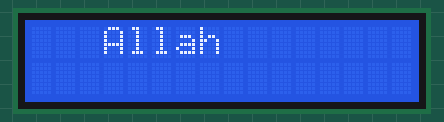
Recording of a sketch running on a simulated Arduino Uno, built with avr-gcc and run on an emulated ATmega328P. On the bench: 16×2 character LCD. What the sketch prints to the serial monitor is not drawn.

Above: at 0.1 s.
At 15.1 s:
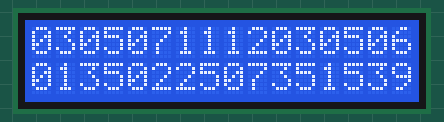
At 30.1 s:
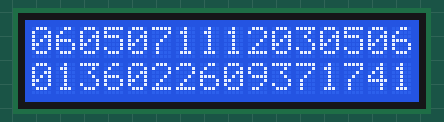
At 60.2 s:
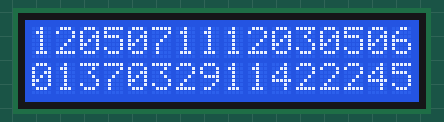
At 90.2 s:
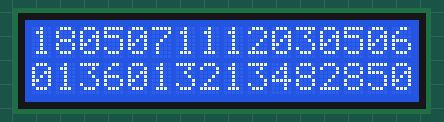
At 125.3 s:
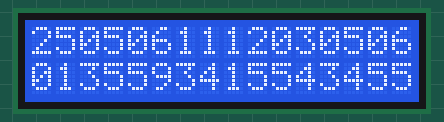

The sketch:

MasjidClock.ino
```cpp
// Display prayer times on 16x2 line LCD HD44780U
// All times are saved in ROM. These can be edited using acompanying excel file
// F\projects\MasjidClock.ino

#include <LiquidCrystal.h>
const int rs = 12, en = 11, d4 = 5, d5 = 4, d6 = 3, d7 = 2;
// 1    2    3   4   5   6  7   8   9   10  11  12  13  14
// Vss  Vdd  Vo  RS  RW' E  D0  D1  D2  D3  D4  D5  D6  D7
int day;
int month;
uint8_t fajar2dayMin;
uint8_t fajar2dayHr;
uint8_t sunrise2dayHr;
uint8_t sunrise2dayMin;
unsigned char zawal2dayHr;
unsigned char zawal2dayMin;
unsigned char zohar2dayHr;
unsigned char zohar2dayMin;
unsigned char asar2dayHr;
unsigned char asar2dayMin;
unsigned char maghrab2dayHr;
unsigned char maghrab2dayMin;
unsigned char isha2dayHr;
unsigned char isha2dayMin;

const uint8_t fajar[] PROGMEM  = {0, 163, 163, 163, 163, 164, 164, 164, 164, 164, 164, 164, 165, 165, 165, 165, 164, 164, 164, 164, 164, 164, 164, 163, 163, 163, 162, 162, 162, 161, 161, 160, 0 , 160, 159, 159, 158, 158, 157, 156, 156, 155, 155, 154, 153, 152, 151, 150, 150, 149, 148, 147, 146, 145, 144, 143, 142, 141, 140, 139, 138, 0 , 0 , 0 , 0 , 137, 136, 135, 134, 132, 131, 130, 129, 128, 123, 121, 120, 119, 117, 116, 115, 114, 112, 111, 109, 108, 107, 106, 104, 103, 101, 100, 99, 97, 96, 94, 0 , 93, 92, 90, 89, 88, 86, 85, 83, 82, 80, 79, 78, 76, 75, 73, 72, 71, 69, 68, 67, 65, 64, 59, 58, 56, 55, 54, 52, 51, 49, 0 , 0 , 48, 47, 46, 45, 44, 43, 42, 41, 40, 39, 36, 35, 34, 33, 32, 31, 30, 29, 29, 29, 29, 28, 27, 26, 25, 24, 23, 23, 22, 21, 21, 0 , 21, 20, 20, 19, 19, 19, 19, 18, 18, 18, 18, 18, 17, 17, 18, 17, 18, 18, 18, 18, 18, 18, 19, 19, 19, 20, 20, 20, 21, 21, 0 , 0 , 22, 22, 23, 23, 24, 25, 25, 26, 27, 28, 28, 29, 30, 30, 32, 32, 33, 34, 35, 36, 36, 37, 38, 39, 40, 41, 42, 43, 44, 44, 45, 0 , 47, 48, 48, 50, 50, 51, 52, 53, 54, 55, 56, 57, 58, 59, 64, 65, 65, 66, 67, 68, 69, 70, 71, 72, 72, 73, 74, 75, 76, 77, 77, 0 , 78, 79, 80, 81, 82, 82, 83, 84, 85, 85, 85, 87, 87, 88, 89, 89, 90, 91, 91, 92, 94, 93, 94, 96, 95, 96, 98, 97, 98, 100, 0 , 0 , 99, 100, 102, 101, 102, 104, 103, 104, 105, 106, 105, 107, 108, 108, 108, 109, 110, 111, 111, 111, 112, 113, 114, 115, 114, 115, 116, 117, 118, 119, 119, 0 , 120, 121, 122, 123, 123, 128, 128, 129, 130, 130, 131, 131, 132, 134, 135, 135, 135, 136, 136, 138, 139, 139, 139, 141, 141, 142, 144, 144, 144, 146, 0 , 0,  0, 146, 146, 148, 148, 148, 150, 149, 151, 151, 153, 152, 152, 154, 154, 155, 155, 156, 156, 158, 157, 158, 159, 159, 160, 160, 161, 161, 161, 162, 162, 162,};
const uint8_t sunrise[] PROGMEM  = {0, 194, 194, 194, 194, 194, 194, 195, 195, 195, 194, 194, 195, 194, 194, 194, 194, 194, 193, 193, 193, 193, 192, 192, 187, 187, 187, 186, 186, 185, 184, 184, 0 ,  183, 183, 182, 181, 181, 180, 179, 178, 177, 177, 176, 175, 174, 173, 172, 171, 170, 170, 169, 167, 166, 166, 164, 163, 162, 161, 160, 159, 0 , 0 , 0 , 0 , 158, 157, 155, 154, 153, 152, 151, 150, 148, 147, 146, 145, 143, 142, 141, 140, 139, 137, 136, 135, 133, 132, 131, 130, 128, 123, 122, 120, 119, 118, 117, 0 , 115, 114, 113, 112, 111, 109, 108, 107, 106, 104, 103, 102, 101, 100, 98, 97, 96, 95, 94, 93, 92, 91, 89, 89, 87, 86, 85, 84, 83, 82, 0 , 0 , 81, 80, 79, 79, 78, 77, 77, 76, 75, 74, 72, 71, 71, 70, 69, 69, 68, 67, 67, 68, 67, 67, 66, 65, 65, 64, 64, 59, 58, 58, 58, 0 , 58, 58, 58, 57, 57, 57, 57, 57, 57, 57, 57, 57, 56, 57, 57, 57, 57, 57, 57, 57, 57, 58, 58, 58, 59, 59, 59, 59, 64, 64, 0 , 0 , 65, 65, 66, 66, 66, 67, 67, 68, 68, 69, 70, 70, 71, 71, 72, 72, 73, 73, 74, 75, 75, 76, 76, 77, 78, 79, 79, 80, 81, 81, 82, 0 , 82, 83, 84, 85, 85, 86, 86, 87, 88, 88, 89, 90, 90, 91, 92, 92, 93, 93, 94, 95, 95, 96, 97, 97, 98, 99, 99, 100, 100, 101, 102, 0 , 102, 103, 104, 104, 105, 105, 106, 107, 107, 108, 108, 109, 109, 110, 111, 111, 112, 113, 112, 114, 115, 114, 116, 117, 116, 117, 119, 118, 119, 121, 0 , 0 , 120, 121, 122, 122, 123, 128, 128, 129, 130, 131, 130, 132, 133, 133, 133, 134, 136, 136, 136, 137, 138, 139, 140, 141, 140, 141, 142, 143, 144, 145, 146, 0 , 146, 148, 149, 149, 150, 151, 151, 152, 153, 154, 154, 155, 156, 158, 159, 159, 160, 160, 161, 163, 163, 164, 164, 166, 167, 167, 169, 170, 169, 172, 0 , 0, 172, 172, 174, 174, 174, 176, 176, 178, 178, 179, 179, 179, 181, 180, 182, 182, 183, 183, 185, 184, 185, 186, 186, 187, 187, 192, 192, 192, 193, 193, 193,};
const unsigned char zawal[] PROGMEM = {0, 24, 24, 25, 25, 26, 26, 27, 27, 28, 28, 29, 29, 29, 30, 31, 31, 31, 32, 32, 32, 33, 33, 33, 34, 34, 34, 35, 35, 35, 36, 35, 0 , 36, 36, 36, 36, 37, 37, 37, 37, 37, 37, 37, 37, 37, 37, 37, 37, 37, 37, 37, 37, 37, 37, 37, 37, 37, 37, 36, 36, 0 , 0 , 0 , 0 , 36, 36, 36, 36, 35, 35, 35, 35, 35, 34, 34, 34, 34, 33, 33, 32, 32, 32, 32, 31, 31, 31, 30, 30, 30, 29, 29, 29, 28, 28, 27, 0 , 27, 27, 26, 26, 26, 25, 25, 24, 24, 23, 23, 23, 22, 22, 22, 21, 21, 20, 20, 20, 19, 19, 19, 19, 18, 18, 18, 17, 17, 16, 0 , 0 , 16, 16, 16, 16, 16, 16, 15, 15, 15, 15, 14, 14, 13, 13, 13, 13, 13, 13, 13, 14, 14, 13, 13, 13, 13, 13, 12, 13, 13, 12, 13, 0 , 13, 13, 13, 13, 13, 13, 14, 13, 13, 14, 14, 14, 14, 14, 15, 14, 15, 15, 15, 15, 16, 16, 16, 16, 16, 17, 17, 17, 18, 17, 0 , 0 , 18, 18, 18, 19, 19, 19, 19, 20, 20, 21, 20, 21, 21, 21, 22, 22, 22, 22, 22, 23, 22, 23, 23, 23, 23, 24, 24, 24, 24, 24, 24, 0 , 24, 25, 24, 25, 24, 24, 25, 24, 25, 25, 25, 25, 25, 25, 25, 25, 24, 25, 24, 24, 24, 24, 24, 24, 23, 23, 23, 23, 23, 23, 22, 0 , 22, 22, 22, 22, 21, 21, 21, 21, 20, 20, 19, 20, 19, 19, 19, 18, 18, 18, 17, 17, 17, 16, 16, 16, 15, 14, 15, 14, 14, 14, 0 , 0 , 13, 13, 13, 12, 12, 12, 11, 11, 11, 11, 10, 10, 10, 10, 9, 9, 9, 9, 8, 8, 8, 8, 8, 8, 7, 7, 7, 7, 7, 7, 6, 0 , 7, 6, 6, 7, 6, 6, 6, 6, 6, 6, 6, 6, 6, 7, 7, 7, 6, 7, 7, 7, 8, 7, 7, 8, 8, 8, 9, 9, 9, 10, 0 , 0 , 10, 10, 11, 11, 11, 12, 12, 13, 13, 14, 14, 14, 15, 15, 15, 15, 16, 16, 18, 17, 18, 19, 19, 20, 20, 21, 21, 22, 22, 23, 23};
const unsigned char zohar[] PROGMEM  = {0, 70, 71, 71, 72, 72, 73, 74, 74, 74, 74, 75, 75, 76, 76, 76, 77, 77, 77, 78, 78, 78, 79, 79, 79, 79, 80, 80, 80, 80, 80, 81, 0 , 81, 81, 81, 81, 81, 81, 81, 81, 81, 82, 82, 82, 82, 82, 81, 81, 81, 81, 81, 81, 81, 81, 81, 81, 80, 80, 80, 80, 0 , 0 , 0 , 0 , 80, 80, 79, 79, 79, 79, 79, 78, 78, 78, 78, 77, 77, 77, 76, 76, 76, 76, 75, 75, 75, 74, 74, 74, 73, 73, 73, 73, 72, 72, 72, 0 , 71, 71, 71, 70, 70, 70, 70, 69, 69, 69, 68, 68, 68, 68, 67, 67, 67, 67, 66, 66, 66, 66, 66, 65, 65, 65, 65, 65, 65, 64, 0 , 0 , 64, 64, 64, 64, 64, 64, 64, 64, 64, 64, 59, 59, 59, 59, 59, 59, 59, 59, 59, 64, 64, 64, 64, 64, 64, 64, 64, 64, 64, 64, 65, 0 , 65, 65, 65, 65, 65, 65, 66, 66, 66, 66, 66, 67, 67, 67, 67, 67, 68, 68, 68, 68, 69, 69, 69, 69, 69, 70, 70, 70, 70, 70, 0 , 0 , 71, 71, 71, 71, 71, 72, 72, 72, 72, 72, 72, 72, 73, 73, 73, 73, 73, 73, 73, 73, 73, 73, 73, 73, 73, 74, 74, 74, 73, 73, 73, 0 , 73, 73, 73, 73, 73, 73, 73, 73, 73, 73, 72, 72, 72, 72, 72, 72, 71, 71, 71, 71, 70, 70, 70, 70, 69, 69, 69, 69, 68, 68, 68, 0 , 67, 67, 67, 66, 66, 66, 65, 65, 65, 64, 64, 64, 59, 59, 59, 58, 58, 58, 57, 57, 57, 56, 56, 55, 55, 55, 54, 54, 54, 53, 0 , 0 , 53, 53, 52, 52, 52, 52, 51, 51, 51, 50, 50, 50, 50, 49, 49, 49, 49, 49, 48, 48, 48, 48, 48, 48, 47, 47, 47, 47, 47, 47, 47, 0 , 47, 47, 47, 47, 47, 47, 47, 47, 47, 47, 47, 47, 47, 48, 48, 48, 48, 48, 48, 49, 49, 49, 49, 50, 50, 50, 51, 51, 51, 52, 0 , 0 , 52, 52, 53, 53, 54, 54, 54, 55, 55, 56, 56, 57, 57, 58, 58, 58, 59, 59, 64, 64, 65, 65, 66, 66, 67, 67, 68, 68, 69, 69, 70};
const unsigned char asar[] PROGMEM  = {0, 33, 34, 35, 36, 36, 37, 38, 39, 40, 40, 41, 42, 43, 44, 45, 46, 47, 48, 48, 49, 50, 51, 52, 53, 54, 55, 56, 56, 57, 58, 59, 0 , 64, 65, 66, 67, 68, 68, 69, 70, 71, 72, 73, 73, 74, 75, 76, 76, 77, 78, 79, 79, 80, 81, 81, 82, 83, 83, 84, 85, 0 , 0 , 0 , 0 , 85, 86, 87, 87, 88, 88, 89, 90, 90, 90, 91, 92, 92, 93, 93, 93, 94, 95, 95, 95, 96, 96, 97, 97, 97, 98, 98, 98, 99, 99, 100, 0 , 100, 100, 101, 101, 101, 102, 102, 103, 103, 103, 103, 104, 104, 104, 105, 105, 105, 106, 106, 106, 107, 107, 107, 107, 108, 108, 108, 109, 109, 109, 0 , 0 , 109, 110, 110, 110, 111, 111, 111, 112, 112, 112, 112, 113, 113, 113, 114, 114, 114, 115, 115, 115, 116, 116, 116, 116, 117, 117, 117, 118, 118, 118, 119, 0 , 119, 120, 120, 120, 120, 121, 121, 121, 121, 122, 122, 122, 123, 123, 123, 128, 128, 128, 128, 128, 129, 129, 129, 129, 129, 130, 130, 130, 130, 130, 0 , 0 , 130, 131, 130, 131, 131, 131, 131, 131, 131, 131, 131, 131, 131, 131, 131, 130, 130, 130, 130, 130, 130, 129, 129, 129, 129, 129, 128, 128, 128, 123, 123, 0 , 123, 122, 122, 121, 121, 120, 120, 119, 119, 118, 118, 117, 117, 116, 115, 115, 114, 113, 113, 112, 111, 110, 110, 109, 108, 107, 106, 106, 105, 104, 103, 0 , 102, 101, 100, 99, 99, 98, 97, 96, 95, 94, 93, 92, 91, 90, 89, 88, 87, 86, 84, 83, 82, 81, 80, 79, 78, 77, 76, 75, 74, 73, 0 , 0 , 72, 70, 69, 68, 67, 66, 65, 59, 58, 57, 56, 55, 54, 53, 52, 51, 50, 49, 48, 48, 47, 46, 45, 44, 43, 42, 41, 40, 39, 38, 38, 0 , 37, 36, 35, 34, 33, 33, 32, 32, 31, 30, 30, 29, 28, 28, 27, 27, 26, 26, 25, 25, 25, 24, 24, 23, 23, 23, 23, 23, 22, 22, 0 , 0 , 22, 22, 22, 22, 22, 22, 22, 23, 23, 23, 23, 23, 24, 24, 24, 24, 25, 25, 25, 26, 26, 27, 27, 28, 28, 29, 30, 30, 31, 32, 32};
const unsigned char maghrab[] PROGMEM = {0, 13, 14, 15, 16, 16, 17, 18, 19, 20, 21, 21, 22, 23, 24, 25, 26, 27, 28, 29, 29, 30, 31, 32, 33, 34, 35, 36, 36, 38, 39, 39, 0 , 40, 41, 42, 43, 44, 45, 46, 46, 47, 49, 49, 50, 51, 52, 52, 53, 54, 55, 56, 57, 58, 58, 59, 64, 65, 66, 66, 67, 0 , 0 , 0 , 0 , 68, 69, 69, 70, 71, 71, 72, 73, 74, 74, 75, 76, 77, 77, 78, 78, 79, 80, 81, 81, 82, 83, 83, 84, 85, 85, 86, 87, 87, 88, 89, 0 , 89, 90, 90, 91, 92, 92, 93, 94, 94, 95, 96, 96, 97, 98, 98, 99, 100, 100, 101, 102, 102, 103, 104, 104, 105, 106, 107, 107, 108, 108, 0 , 0 , 109, 110, 111, 111, 112, 113, 113, 114, 115, 115, 116, 117, 117, 118, 119, 119, 120, 121, 121, 122, 123, 123, 128, 129, 129, 130, 130, 131, 132, 132, 133, 0 , 133, 134, 134, 135, 135, 136, 137, 137, 137, 138, 138, 139, 139, 139, 140, 140, 140, 141, 141, 141, 142, 142, 142, 142, 142, 142, 143, 142, 143, 142, 0 , 0 , 143, 143, 142, 143, 142, 142, 142, 142, 142, 142, 141, 141, 141, 140, 140, 140, 139, 139, 138, 138, 137, 137, 136, 136, 135, 135, 134, 133, 132, 132, 131, 0 , 130, 130, 129, 128, 123, 122, 122, 120, 120, 119, 118, 117, 116, 115, 114, 113, 112, 111, 109, 109, 107, 106, 105, 104, 103, 102, 100, 99, 98, 97, 96, 0 , 95, 93, 92, 91, 89, 88, 87, 86, 84, 83, 82, 81, 79, 78, 77, 75, 74, 73, 72, 70, 69, 67, 66, 65, 59, 57, 57, 56, 54, 53, 0 , 0 , 52, 51, 49, 48, 47, 45, 44, 43, 42, 41, 39, 38, 37, 36, 35, 34, 32, 32, 30, 29, 28, 27, 26, 25, 24, 23, 22, 21, 20, 19, 18, 0 , 18, 16, 15, 15, 14, 13, 13, 12, 11, 10, 10, 9, 8, 8, 7, 7, 6, 6, 6, 5, 5, 4, 4, 4, 3, 3, 3, 3, 3, 2, 0 , 0 , 2, 2, 2, 2, 2, 2, 2, 3, 3, 3, 3, 3, 4, 4, 4, 4, 5, 5, 6, 6, 7, 7, 8, 8, 9, 9, 10, 11, 11, 12, 13};
const unsigned char isha[] PROGMEM = {0, 37, 38, 39, 39, 40, 41, 41, 42, 43, 44, 44, 45, 46, 46, 47, 48, 49, 50, 51, 51, 52, 53, 54, 54, 55, 56, 57, 57, 58, 59, 64, 0 , 65, 66, 66, 67, 68, 69, 69, 70, 71, 72, 73, 73, 74, 75, 75, 76, 77, 78, 79, 79, 80, 81, 81, 82, 83, 84, 84, 85, 0 , 0 , 0 , 0 , 86, 87, 87, 88, 89, 89, 90, 91, 91, 92, 93, 94, 94, 95, 96, 96, 97, 98, 99, 100, 100, 101, 102, 102, 103, 104, 105, 105, 106, 107, 108, 0 , 109, 109, 110, 111, 112, 113, 113, 114, 115, 116, 117, 118, 119, 119, 120, 121, 122, 123, 128, 129, 130, 131, 132, 132, 134, 134, 135, 136, 137, 138, 0 , 0 , 139, 140, 141, 142, 143, 144, 145, 146, 147, 148, 149, 150, 151, 152, 153, 154, 155, 156, 156, 158, 158, 159, 160, 161, 162, 163, 164, 165, 165, 166, 167, 0 , 168, 168, 169, 170, 170, 171, 172, 173, 173, 174, 174, 175, 175, 176, 176, 177, 177, 177, 177, 178, 178, 178, 178, 179, 178, 179, 179, 179, 179, 178, 0 , 0 , 178, 178, 178, 178, 178, 177, 177, 177, 176, 176, 175, 175, 175, 174, 173, 173, 172, 171, 171, 170, 169, 168, 167, 167, 166, 165, 164, 163, 162, 161, 160, 0 , 159, 158, 157, 156, 155, 154, 153, 151, 150, 149, 148, 147, 145, 144, 143, 141, 140, 139, 138, 136, 135, 133, 132, 131, 129, 128, 123, 121, 120, 118, 117, 0 , 116, 114, 113, 111, 110, 108, 107, 106, 104, 103, 101, 100, 98, 97, 96, 94, 93, 92, 90, 88, 87, 86, 84, 83, 82, 80, 79, 78, 76, 75, 0 , 0 , 74, 72, 71, 70, 68, 67, 66, 65, 59, 57, 56, 55, 54, 53, 52, 51, 50, 49, 47, 47, 47, 45, 45, 44, 43, 42, 41, 40, 39, 38, 38, 0 , 37, 36, 35, 34, 34, 33, 33, 32, 31, 31, 30, 30, 29, 29, 28, 28, 28, 27, 27, 27, 26, 26, 26, 26, 26, 25, 25, 25, 25, 25, 0 , 0 , 25, 25, 25, 26, 26, 26, 26, 26, 26, 26, 27, 27, 28, 28, 28, 28, 29, 29, 30, 30, 31, 31, 32, 32, 33, 33, 34, 35, 35, 35, 36};

void set2dayTimes() {
  //day = 17;
  int dayIndex = day + ((month - 1) << 5);
  fajar2dayMin =  pgm_read_word(&fajar[dayIndex]) & 63;
  fajar2dayHr = pgm_read_word(&fajar[dayIndex]) >> 6 + 3;
  sunrise2dayMin = pgm_read_word(&sunrise[dayIndex]) & 63;
  sunrise2dayHr = pgm_read_word(&sunrise[dayIndex]) >> 6 + 4;


  zawal2dayMin = zawal[dayIndex] & 63;
  zawal2dayHr = (zawal[dayIndex] >> 6) + 11;
  //Fajr=3    Sunrise=4   Zawal=11   Zuhr=11    Asr=3   Maghrib=5   Isha=6
  zohar2dayMin = zohar[dayIndex] & 63;
  zohar2dayHr = (zohar[dayIndex] >> 6) + 11;
  asar2dayMin = asar[dayIndex] & 63;
  asar2dayHr = (asar[dayIndex] >> 6) + 3;
  maghrab2dayMin = maghrab[dayIndex] & 63;
  maghrab2dayHr = (maghrab[dayIndex] >> 6) + 5;
  isha2dayMin = isha[dayIndex] & 63;
  isha2dayHr = (isha[dayIndex] >> 6) + 6;

  //  String out="Do you feel " + std::string(day) + " years old?"
  Serial.println("\n Allah");
  Serial.println(String("") + day + "-" + month + "-" + "2022" + " dayIndex" + dayIndex);
  Serial.println(String("") + "  " + (fajar2dayHr) + "  " + sunrise2dayHr + " " + zawal2dayHr + " " + zohar2dayHr + "  " + asar2dayHr + "  " + maghrab2dayHr + "  " + isha2dayHr);
  Serial.println(String("") + " " + (fajar2dayMin) + " " + sunrise2dayMin + " " + zawal2dayMin + " " + zohar2dayMin + " " + asar2dayMin + " " + maghrab2dayMin + " " + isha2dayMin);
}
LiquidCrystal lcd(rs, en, d4, d5, d6, d7);

void setup() {

  Serial.begin(9600);
  while (!Serial) {

  }
  lcd.begin(16, 2);//columns and rows:
  lcd.print(" \n Allah \n");
  lcd.setCursor(0, 1);

  day = 1;
  month = 1;
}

void loop() {

  int dayIndex = day + ((month - 1) << 5);

  delay(5000);

  uint8_t val =  pgm_read_word(&fajar[dayIndex]);
  fajar2dayMin =  val & 63; // lower 6 bits are minutes
  fajar2dayHr = (val >> 6) + 3; //upper 2 bits are hours + 3 is hour offset for fajar
  val =  pgm_read_word(&sunrise[dayIndex]);
  sunrise2dayMin = val & 63;
  sunrise2dayHr = (val >> 6) + 4;

  val =  pgm_read_word(&zawal[dayIndex]);
  zawal2dayMin = val & 63;
  zawal2dayHr = (val >> 6) + 11;
  //Offsets in hours: Fajr=3    Sunrise=4   Zawal=11   Zuhr=11    Asr=3   Maghrib=5   Isha=6
  val =  pgm_read_word(&zohar[dayIndex]);
  zohar2dayMin = val & 63;
  zohar2dayHr = (val >> 6) + 11;
  val =  pgm_read_word(&asar[dayIndex]);
  asar2dayMin = val & 63;
  asar2dayHr = (val >> 6) + 3;
  val =  pgm_read_word(&maghrab[dayIndex]);
  maghrab2dayMin = val & 63;
  maghrab2dayHr = (val >> 6) + 5;
  val =  pgm_read_word(&isha[dayIndex]);
  isha2dayMin = val & 63;
  isha2dayHr = (val >> 6) + 6;

  char buf [16] ; // large enough for biggest long int
  sprintf (buf, "%02i%02i%02i%02i%02i%02i%02i%02i \n", day, fajar2dayHr, sunrise2dayHr, zawal2dayHr, zohar2dayHr, asar2dayHr, maghrab2dayHr, isha2dayHr) ; // leading zeroes, at least 4 chars.
  Serial.print (buf) ;
  lcd.setCursor(0, 0);
  lcd.print(buf);
  sprintf (buf, "%02i%02i%02i%02i%02i%02i%02i%02i", month, fajar2dayMin, sunrise2dayMin, zawal2dayMin, zohar2dayMin, asar2dayMin, maghrab2dayMin, isha2dayMin) ; // leading zeroes, at least 4 chars.
  Serial.print (buf) ;
  lcd.setCursor(0, 1);
  lcd.print(buf);

  day = day + 1;
  if (day > 31) {
    day = 1;
    month = month + 1;
    if (month > 12) month = 0;
  }
}
```

Measured:
- what the display in image 1 shows lasts 5.0 s, from 15.1 s to 20.1 s
